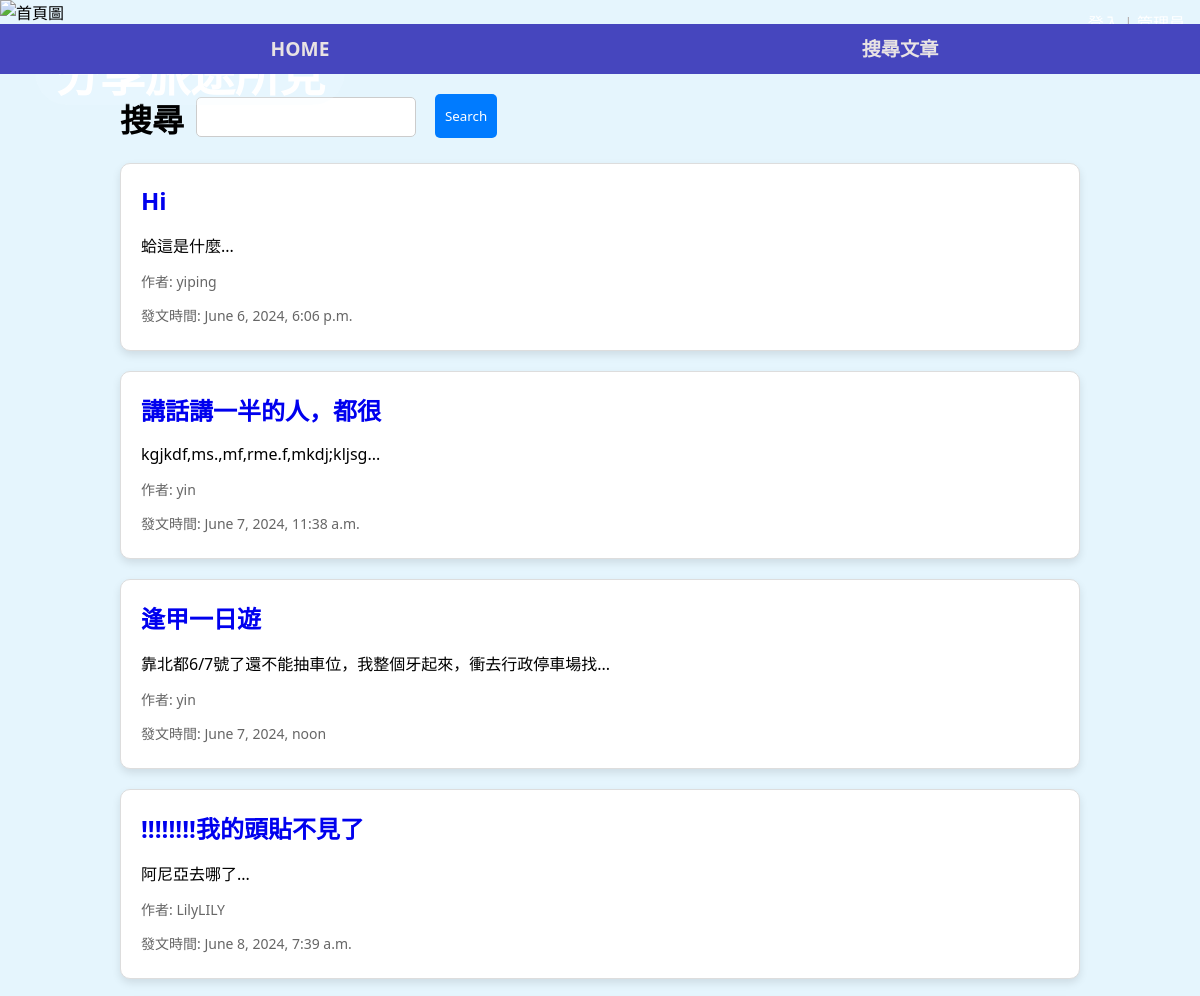
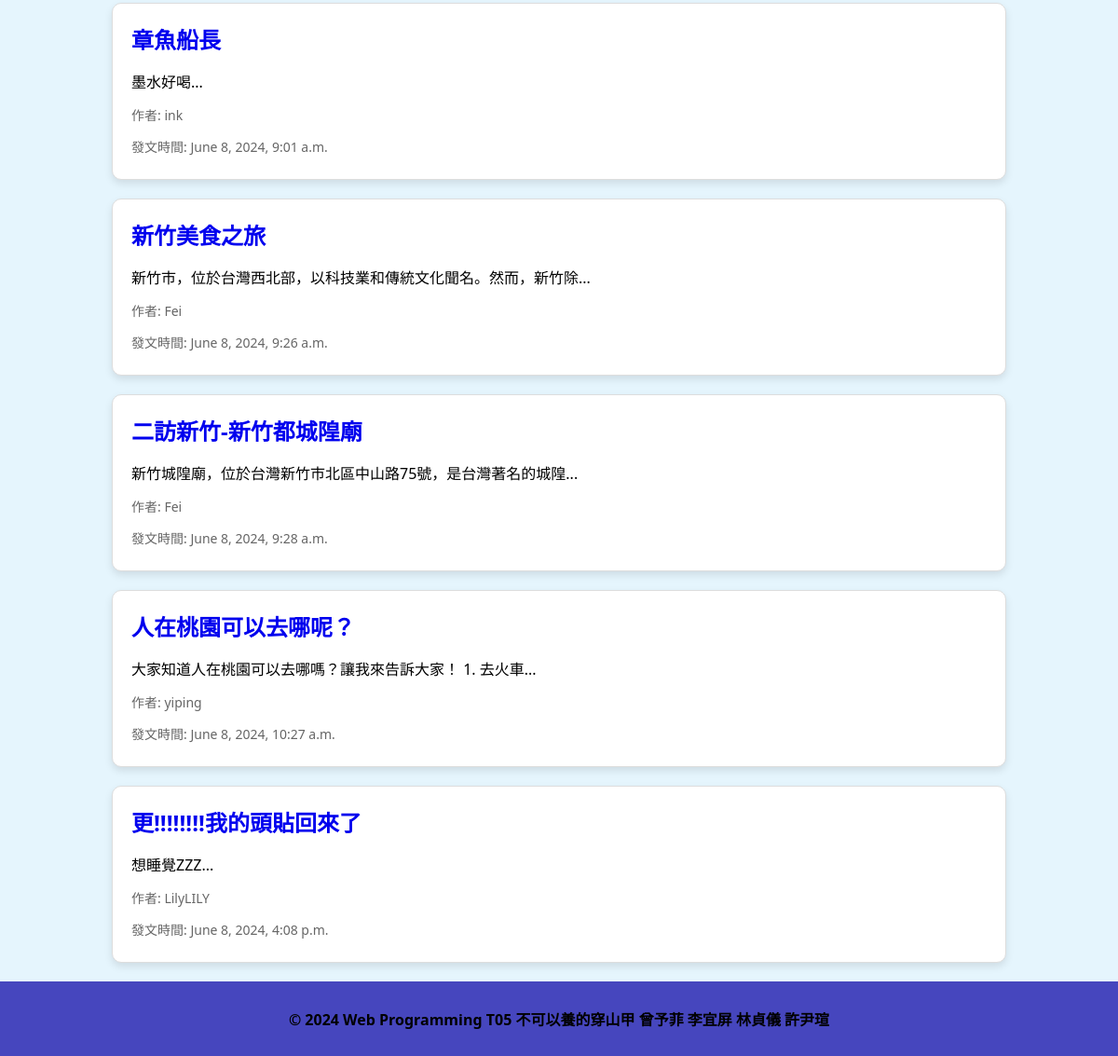
The page /search/ on the database as committed earlier (2 pictures, top to bottom).
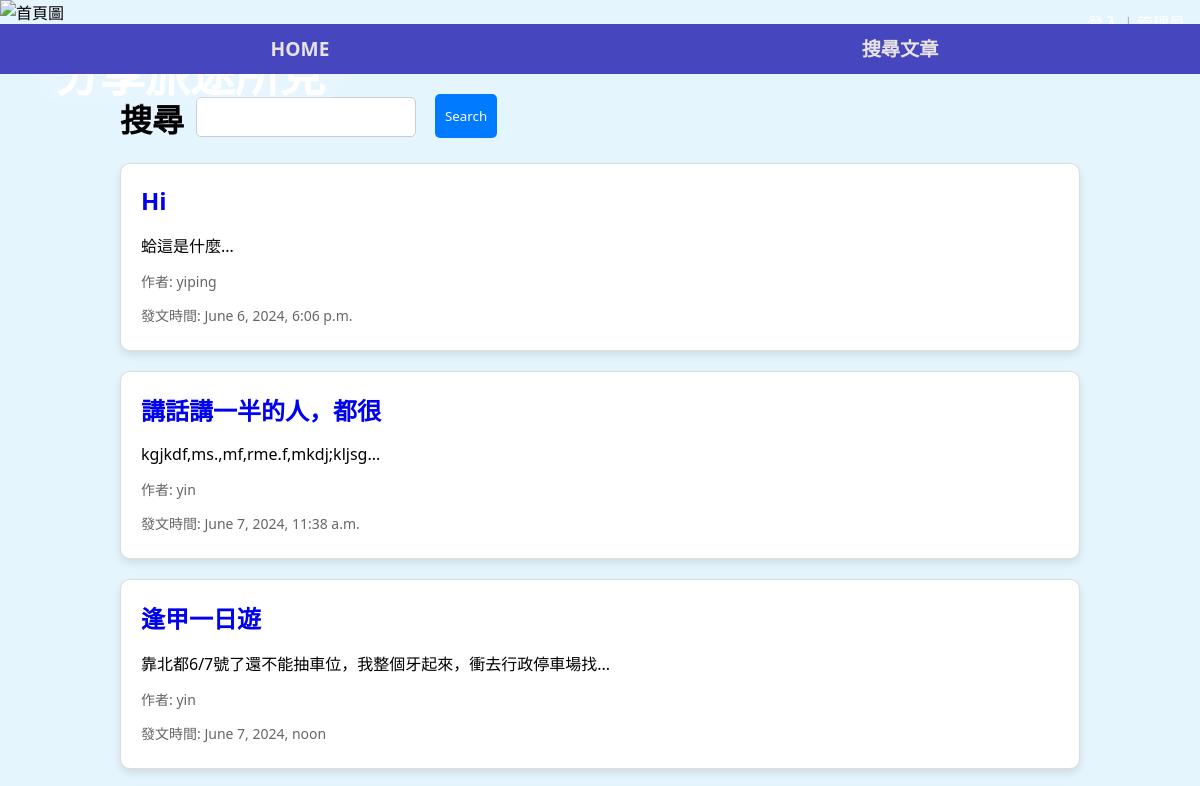
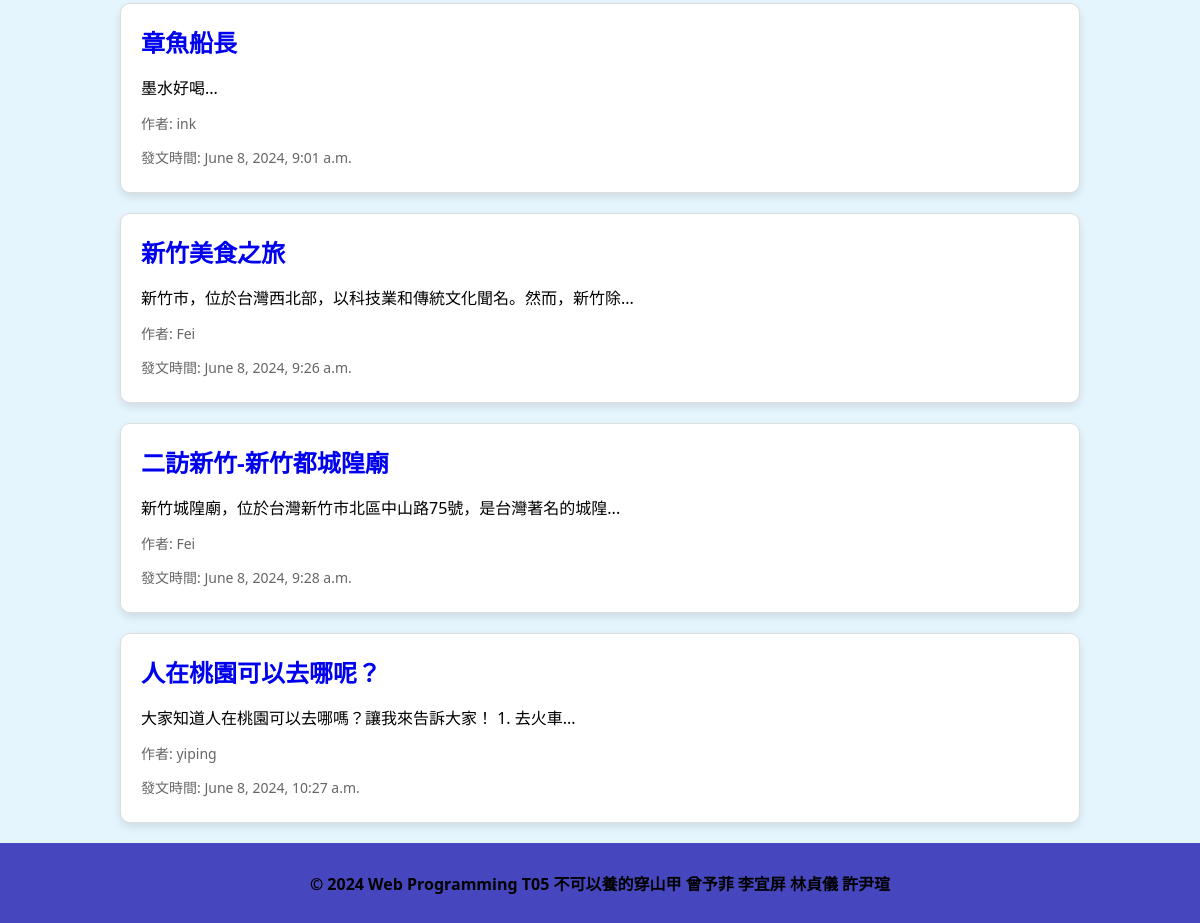
The same page on the database as committed later (2 pictures, top to bottom).
### travel/models.py (models this page shows, shortened)
class Post(models.Model):
    user = models.ForeignKey(User, on_delete=models.CASCADE, related_name='posts', verbose_name="發文者")
    title = models.CharField(max_length=20, verbose_name="文章標題")
    description = models.TextField(verbose_name="文章內容")
    created_at = models.DateTimeField(default=timezone.now, verbose_name="發文時間")
    pictures = models.ManyToManyField(Picture, related_name='posts', verbose_name="內文圖片")

### travel/views.py (the view)
# urls.py: path('search/', views.search_posts, name='search_posts'),
def search_posts(request):
    form = SearchForm(request.GET or None)
    posts = Post.objects.all()
    if form.is_valid():
        query = form.cleaned_data.get('query')
        if query:
            posts = posts.filter(
                Q(title__icontains=query) | Q(description__icontains=query)
            )
    return render(request, 'search_results.html', {'form': form, 'posts': posts})

### travel/forms.py
class SearchForm(forms.Form):
    query = forms.CharField(required=False, label='')

### travel/templates/search_results.html (shortened to what this page needs)
{% extends "Mama.html" %}
{% load static %}
{% block CSS %}
    <link rel="stylesheet" type="text/css" href="{% static 'css/home.css' %}">
{% endblock %}
{% block content %}
<div class="post-list">
    <div class="search-form">
        <h1>搜尋</h1>
        <form method="get" action="{% url 'travel:search_posts' %}" class="fo">
            {{ form.as_p }}
            <button class="search-button" type="submit">Search</button>
        </form>
    </div>
    {% for post in posts %}
    <div class="post-item">
        <h2 class="post-title"><a class="post" href="/post_detail/{{ post.id }}">{{ post.title }}</a></h2>
        <p class="post-description">{{ post.description|slice:":30" }}...</p>
        <p class="post-author">作者: {{ post.user.username }}</p>
        <p class="post-date">發文時間: {{ post.created_at }}</p>
    </div>
    {% endfor %}
</div>
{% endblock %}

Rows that differ between the two databases and show on the page:
removed Post: title "!!!!!!!!我的頭貼不見了", description "阿尼亞去哪了", user.username "LilyLILY", created_at "June 8, 2024, 7:39 a.m."
removed Post: title "更!!!!!!!!我的頭貼回來了", description "想睡覺ZZZ", user.username "LilyLILY", created_at "June 8, 2024, 4:08 p.m."
